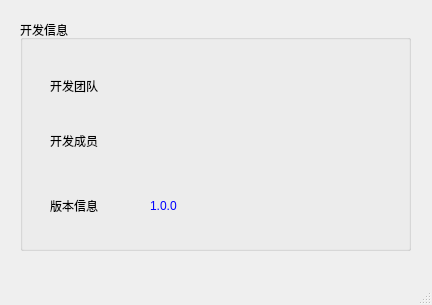
<?xml version="1.0" encoding="UTF-8"?>
<ui version="4.0">
 <class>About</class>
 <widget class="QMainWindow" name="About">
  <property name="geometry">
   <rect>
    <x>0</x>
    <y>0</y>
    <width>432</width>
    <height>305</height>
   </rect>
  </property>
  <property name="minimumSize">
   <size>
    <width>0</width>
    <height>0</height>
   </size>
  </property>
  <property name="maximumSize">
   <size>
    <width>432</width>
    <height>364</height>
   </size>
  </property>
  <property name="windowTitle">
   <string>关于</string>
  </property>
  <property name="styleSheet">
   <string notr="true"/>
  </property>
  <widget class="QWidget" name="centralwidget">
   <widget class="QGroupBox" name="groupBox">
    <property name="geometry">
     <rect>
      <x>20</x>
      <y>20</y>
      <width>391</width>
      <height>231</height>
     </rect>
    </property>
    <property name="styleSheet">
     <string notr="true">font: 75 10pt &quot;微软雅黑&quot;;</string>
    </property>
    <property name="title">
     <string>开发信息</string>
    </property>
    <property name="flat">
     <bool>false</bool>
    </property>
    <property name="checkable">
     <bool>false</bool>
    </property>
    <widget class="QLabel" name="label">
     <property name="geometry">
      <rect>
       <x>30</x>
       <y>50</y>
       <width>71</width>
       <height>31</height>
      </rect>
     </property>
     <property name="styleSheet">
      <string notr="true">font: 9pt &quot;微软雅黑&quot;;</string>
     </property>
     <property name="text">
      <string>开发团队</string>
     </property>
    </widget>
    <widget class="QLabel" name="label_2">
     <property name="geometry">
      <rect>
       <x>120</x>
       <y>50</y>
       <width>71</width>
       <height>31</height>
      </rect>
     </property>
     <property name="styleSheet">
      <string notr="true">font: 9pt &quot;微软雅黑&quot;;
color: rgb(0, 0, 255);</string>
     </property>
     <property name="text">
      <string/>
     </property>
    </widget>
    <widget class="QLabel" name="label_3">
     <property name="geometry">
      <rect>
       <x>30</x>
       <y>100</y>
       <width>71</width>
       <height>41</height>
      </rect>
     </property>
     <property name="styleSheet">
      <string notr="true">font: 9pt &quot;微软雅黑&quot;;</string>
     </property>
     <property name="text">
      <string>开发成员</string>
     </property>
    </widget>
    <widget class="QLabel" name="label_4">
     <property name="geometry">
      <rect>
       <x>120</x>
       <y>110</y>
       <width>141</width>
       <height>31</height>
      </rect>
     </property>
     <property name="styleSheet">
      <string notr="true">font: 9pt &quot;微软雅黑&quot;;
color: rgb(0, 0, 255);</string>
     </property>
     <property name="text">
      <string/>
     </property>
     <property name="textFormat">
      <enum>Qt::PlainText</enum>
     </property>
     <property name="wordWrap">
      <bool>true</bool>
     </property>
    </widget>
    <widget class="QLabel" name="label_5">
     <property name="geometry">
      <rect>
       <x>30</x>
       <y>160</y>
       <width>71</width>
       <height>51</height>
      </rect>
     </property>
     <property name="styleSheet">
      <string notr="true">font: 9pt &quot;微软雅黑&quot;;</string>
     </property>
     <property name="text">
      <string>版本信息</string>
     </property>
    </widget>
    <widget class="QLabel" name="label_6">
     <property name="geometry">
      <rect>
       <x>130</x>
       <y>170</y>
       <width>61</width>
       <height>31</height>
      </rect>
     </property>
     <property name="styleSheet">
      <string notr="true">font: 9pt &quot;微软雅黑&quot;;
color: rgb(0, 0, 255);</string>
     </property>
     <property name="text">
      <string>1.0.0</string>
     </property>
    </widget>
    <widget class="QLabel" name="label_8">
     <property name="geometry">
      <rect>
       <x>120</x>
       <y>230</y>
       <width>171</width>
       <height>31</height>
      </rect>
     </property>
     <property name="styleSheet">
      <string notr="true">font: 9pt &quot;微软雅黑&quot;;
color: rgb(0, 0, 255);</string>
     </property>
     <property name="text">
      <string/>
     </property>
    </widget>
   </widget>
  </widget>
  <widget class="QMenuBar" name="menubar">
   <property name="geometry">
    <rect>
     <x>0</x>
     <y>0</y>
     <width>432</width>
     <height>22</height>
    </rect>
   </property>
  </widget>
  <widget class="QStatusBar" name="statusbar"/>
 </widget>
 <resources/>
 <connections/>
</ui>
